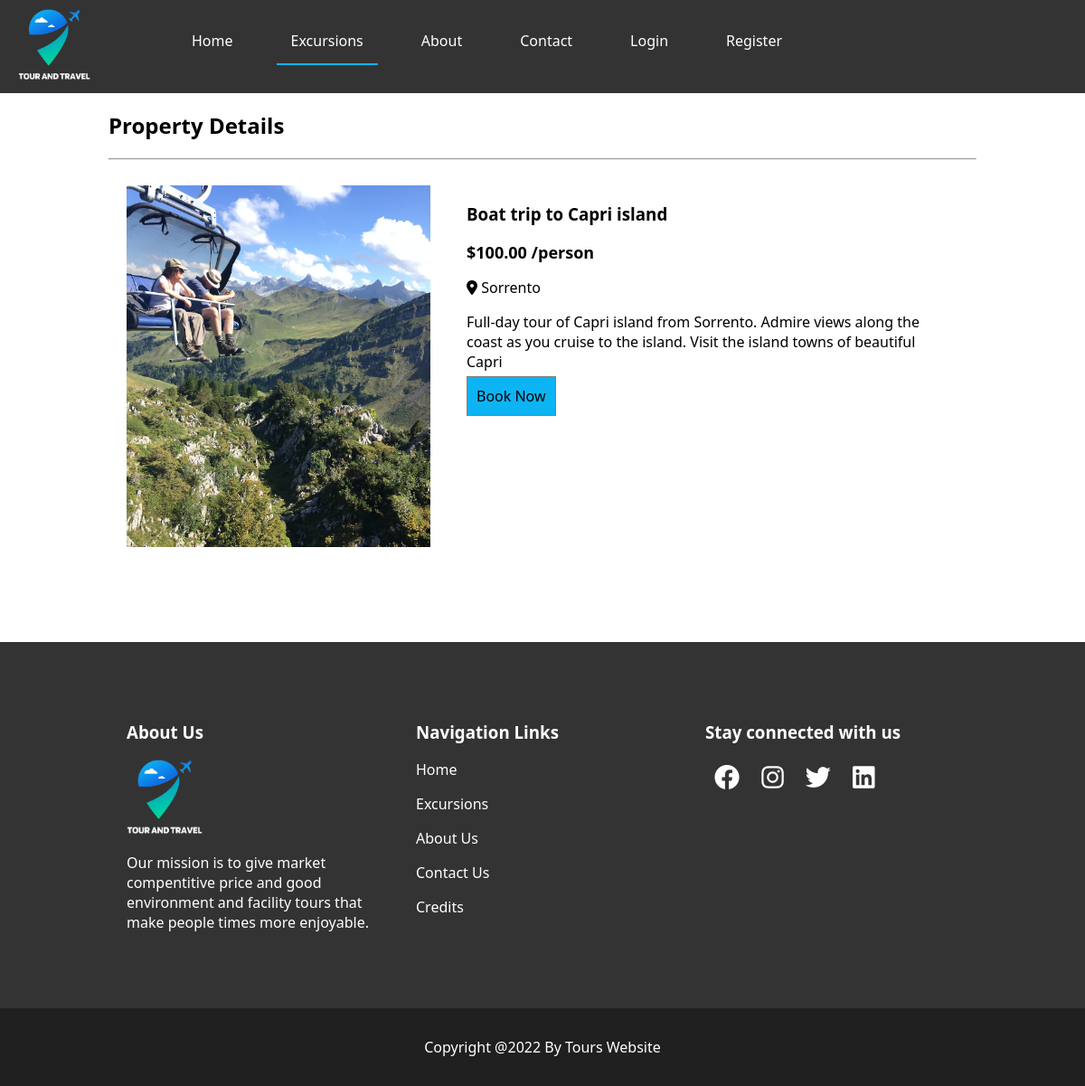
The page /excursion-details.php?id=2 on the database its author committed.
### tables this page shows
CREATE TABLE `excursions` (
  `excursionID` mediumint(8) NOT NULL,
  `image` varchar(250) DEFAULT NULL,
  `excursion_name` varchar(255) NOT NULL,
  `description` text NOT NULL,
  `price_per_person` decimal(7,2) NOT NULL,
  `location` text NOT NULL
);

### config.php (called while the page is built, shortened)
<?php
$currency = '$';

### excursion-details.php (the view, shortened to what this page needs)
<?php
include("layout/header.php");
$sql=mysqli_query($conn, "SELECT * from excursions WHERE excursionID=$_GET[id]");
$item=mysqli_fetch_assoc($sql);
?>
<div class="container"  style="padding: 5rem 0px;">
        <br>
       <h2>Property Details</h2>
       <hr>
        <div class="row" >
            <div class="col " style="width: 35%;">
                    <img src="assets/images/<?=$item['image']?>" class="detail-img">
            </div>
            <div class="col " style="width: 55%;">
                <h3><?=$item['excursion_name']?> </h3>
                <span class="price"><?=$currency.$item['price_per_person']?> /person</span><br>
                <p><i class="fas fa-map-marker-alt"></i> <?=$item['location']?></p>
                <p><?=$item['description']?></p>
                <p>
                    <a id="book-button" href="book.php?id=<?=$_GET['id']?>"  class="btn-theme">Book Now</a>
                </p>
            </div>
        </div>
    </div>
<?php
include("layout/footer.php");
?>
</body>
</html>

### assets/css/style.css (style rules this page uses)
body { margin:0; font-family: system-ui, -apple-system, BlinkMacSystemFont, 'Segoe UI', Roboto, Oxygen, Ubuntu, Cantarell, 'Open Sans', 'Helvetica Neue', sans-serif; overflow-x: hidden; }
.container { margin:0px 10%; }
.row { display: flex; }
.col { width: 50%; padding: 20px; }
.btn-theme { background-color: #0db4f3; border: 1px solid gray; font-size: 16px; padding: 10px; cursor: pointer; }
.price { font-size: 18px; font-weight: bold; }
.detail-img { width: 100%; height: 400px; object-fit: cover; }
#book-button { color:black; margin-top:5rem; text-decoration: none; }

### rows shown on the page
excursions: image (picture), excursion_name "Boat trip to Capri island", price_per_person "100.00", location "Sorrento", description "Full-day tour of Capri island from Sorrento. Admire views along the coast as you cruise to the island. Visit the island towns of beautiful Capri"

### other values the page prints
$currency "$"
$appName "Tours Website"
